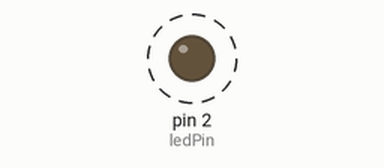
Bench run of a sketch on a simulated Arduino Uno, built with avr-gcc and run on an emulated ATmega328P. On the bench: output pins drawn as LEDs (lit = HIGH). Dashed ring = blinking.

Above: at 0.2 s.
Timing chart, 0 to 3.0 s (numbered marks = the images above):
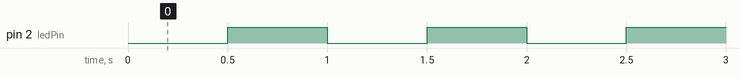

Measured:
- by itself, pin 2 (ledPin): alternates HIGH for 0.50 s and LOW for 0.50 s

The sketch:

sketch_jun19b-1Hzflash.ino
```cpp
// 定义LED引脚
const uint8_t ledPin = 2;
// 记录上一次状态切换的时间
unsigned long lastToggleTime = 0;
// 闪烁间隔 500ms（1Hz，1秒一个周期，半秒切换一次）
const unsigned long interval = 500;
// LED状态标记
bool ledState = LOW;

void setup() {
  pinMode(ledPin, OUTPUT);
}

void loop() {
  // 获取当前系统毫秒时间
  unsigned long currentTime = millis();

  // 判断是否到达切换时间
  if (currentTime - lastToggleTime >= interval) {
    // 更新上次切换时间戳
    lastToggleTime = currentTime;
    // 翻转LED状态
    ledState = !ledState;
    digitalWrite(ledPin, ledState);
  }
}
```
